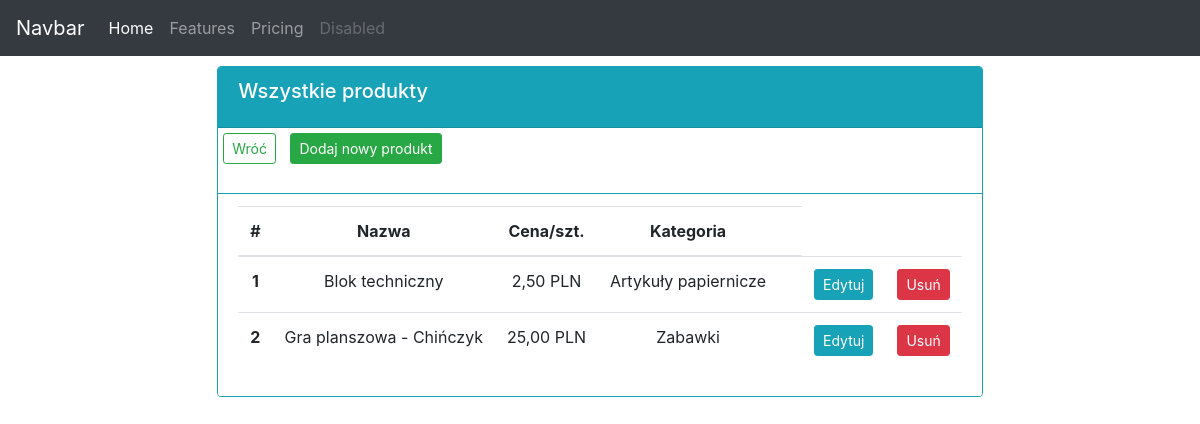
Before: /products/ with the older database file.
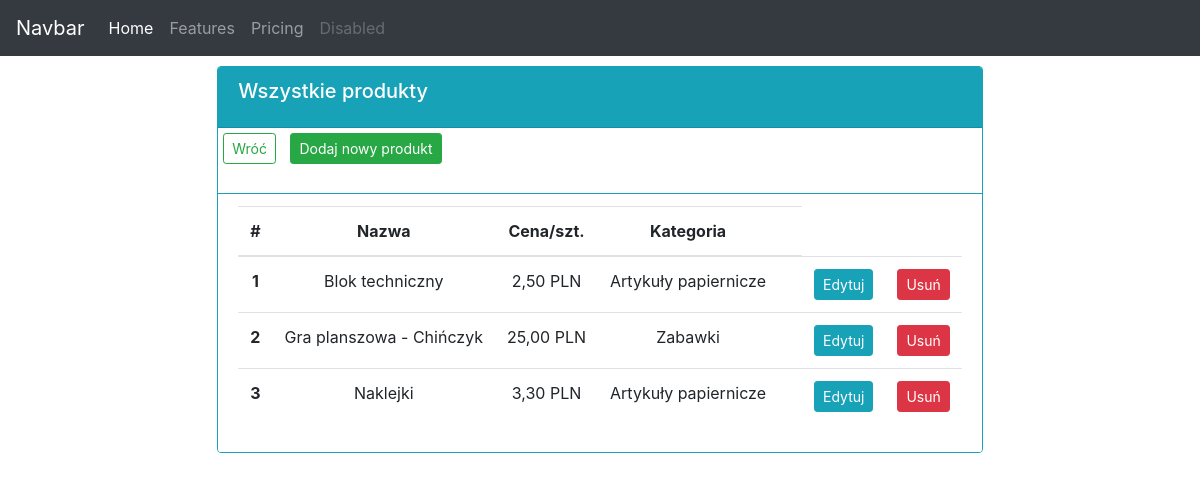
After: the same page with the newer database file.
### order_app/models.py (models this page shows, shortened)
class Product(models.Model):
    CATEGORY = (
        ('Artykuły papiernicze', 'Artykuły papiernicze'),
        ('Zabawki', 'Zabawki')
    )
    name = models.CharField(max_length=200, null=True)
    price = models.FloatField(null=True)
    category = models.CharField(max_length=200, choices=CATEGORY, null=True)
    description = models.CharField(max_length=500, null=True, blank=True)
    quantity = models.PositiveIntegerField(default=0, null=True, blank=True)
    delivered = models.BooleanField(default=False)

### order_app/views.py (the view)
# urls.py: path('products/', productsView, name='products'),
def productsView(reqeust):
    products = Product.objects.all()
    context = {'products': products}
    template = 'order_app/products.html'
    return render(reqeust, template, context)

### order_app/templates/order_app/products.html (shortened to what this page needs)
{% extends 'order_app/base.html' %}
{% block content %}
<div class="row">
    <div class="col-md d-flex justify-content-center">
      <div class="card border-info" style="margin: 10px;">
        <div class="card-header bg-info text-white">
          <h5 class="card-title">Wszystkie produkty</h5>
        </div>
          <p>
            <a class="btn btn-outline-success btn-sm" style="margin: 5px;" href="{% url 'order_app:index' %}">Wróć</a>
            <a class="btn btn-success btn-sm" style="margin: 5px;"
               href="{% url 'order_app:add_product' %}">Dodaj nowy produkt</a>
          </p>
          <ul class="list-group list-group-flush">
            <li class="list-group-item border-info">
              <table class="table">
                <thead>
                  <tr class="text-center">
                    <th scope="col">#</th>
                    <th scope="col">Nazwa</th>
                    <th scope="col">Cena/szt.</th>
                    <th scope="col">Kategoria</th>
                    <th scope="col"></th>
                  </tr>
                </thead>
                <tbody>
                  {% for product in products %}
                  <tr class="text-center">
                    <th scope="row">{{forloop.counter}}</th>
                    <td>{{ product.name }}</td>
                    <td>{{ product.price|floatformat:2 }} PLN</td>
                    <td>{{ product.category }}</td>
                    <td></td>
                    <td><a class="btn btn-sm btn-info" href="{% url 'order_app:edit_product' product.id %}">Edytuj</a></td>
                    <td><a class="btn btn-sm btn-danger" href="{% url 'order_app:delete_product' product.id %}">Usuń</a></td>
                  </tr>
                {% endfor %}
              </table>
            </li>
          </ul>
        </div>
      </div>
    </div>
{% endblock content %}

Changed rows visible on the page:
added Product: name "Naklejki", price "3,30", category "Artykuły papiernicze"
